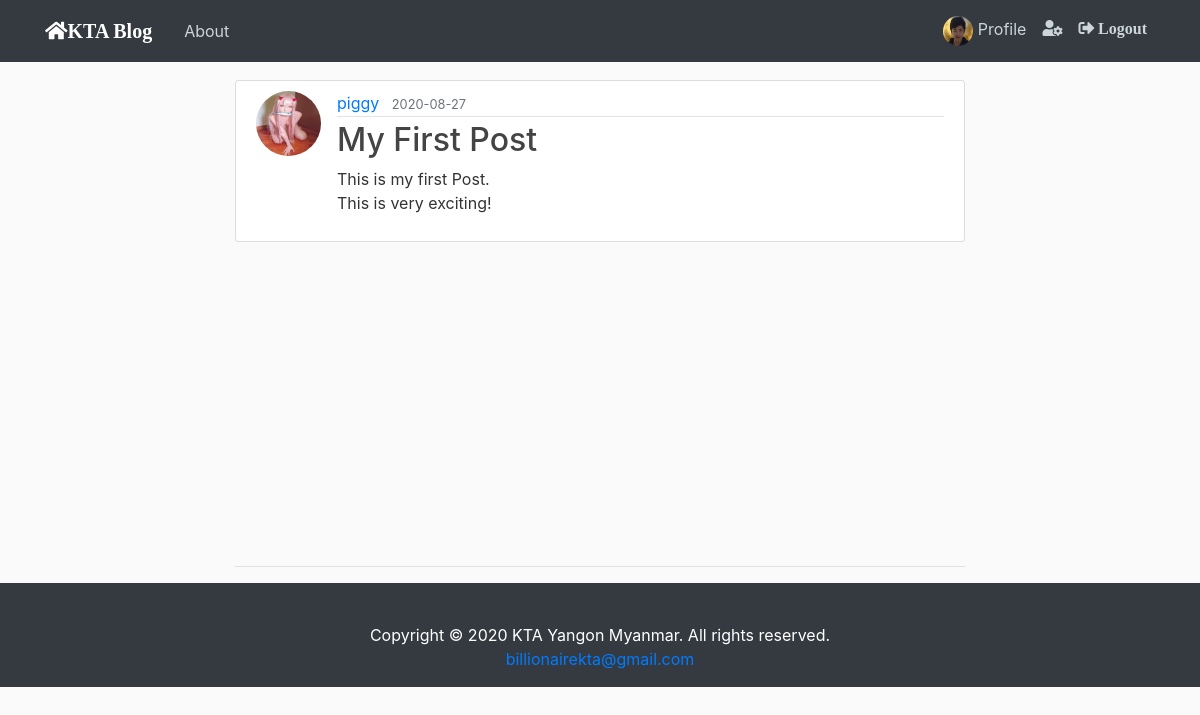
The app's page /post/1 (signed in) with its own data.
### flaskblog/model.py (models this page shows, shortened)
class User(db.Model, UserMixin):
    id = db.Column(db.Integer, primary_key=True)
    username = db.Column(db.String(20), unique=True, nullable=False)
    email = db.Column(db.String(120), unique=True, nullable=False)
    image_file = db.Column(db.String(20), nullable=False, default='default.jpg')
    password = db.Column(db.String(60), nullable=False)
    posts = db.relationship('Post', backref='author', lazy=True)

class Post(db.Model):
    id = db.Column(db.Integer, primary_key=True)
    title = db.Column(db.String(100), nullable=False)
    date_posted = db.Column(db.DateTime, nullable=False, default=datetime.utcnow)
    content = db.Column(db.Text, nullable=False)
    user_id = db.Column(db.Integer, db.ForeignKey('user.id'), nullable=False)

### flaskblog/posts/route.py (the view)
@posts.route('/post/<int:post_id>')
def post(post_id):
    post = Post.query.get_or_404(post_id)
    return render_template('post.html', title=post.title, post=post)

### flaskblog/model.py (called while the page is built)
@login_manager.user_loader
def load_user(user_id):
    return User.query.get(int(user_id))

### flaskblog/templates/post.html (shortened to what this page needs)
{% extends "base.html" %}
{% block body %}
  <article class="media content-section">
    <img class="rounded-circle article-img" src="{{ url_for('static', filename='profile_pics/' + post.author.image_file) }}">
    <div class="media-body">
      <div class="article-metadata">
        <a class="mr-2" href="{{ url_for('users.user_posts', username=post.author.username) }}">{{ post.author.username }}</a>
        <small class="text-muted">{{ post.date_posted.strftime('%Y-%m-%d') }}</small>
      </div>
      <h2 class="article-title">{{ post.title }}</h2>
      <p class="article-content">{{ post.content }}</p>
    </div>
  </article>
    <br>
    <br>
    <br>
    <br>
    <br>
    <br>
    <br>
    <br>
    <br>
    <br>
<br><br>
<hr>
{% endblock %}

### flaskblog/templates/base.html (shortened to what this page needs)
<!DOCTYPE html>
<html>
    <head>
        <link rel="stylesheet" href="https://stackpath.bootstrapcdn.com/bootstrap/4.5.2/css/bootstrap.min.css">
        <link rel="stylesheet" type="text/css" href="{{ url_for('static', filename='main.css') }}" />
        <link rel="stylesheet" href="https://use.fontawesome.com/releases/v5.7.0/css/all.css">
    </head>
    <body>
        <header class="site-header">
          <nav class="navbar navbar-expand-md navbar-light bg-dark fixed-top">
            <div class="container">
              <a class="navbar-brand mr-4" href="/"><span style="color: #FFFFFF; font-family: 'monospace; font-size:"><i style="color: light;" class="fas fa-home">KTA Blog</i></span></a>
              <div class="collapse navbar-collapse" id="navbarToggle">
                <div class="navbar-nav mr-auto">
                  <a class="nav-item nav-link" href="{{ url_for('main.about') }}">About</a>
                </div>
                <div class="navbar-nav mr-10">
                    {% if current_user.is_authenticated %}
                       <a class="nav-item nav-link" href="{{ url_for('users.profile') }}" title="profile">
                           <img style="height: 30px; width: 30px;" class="rounded-circle article-img mr-0" src="{{ url_for('static', filename='profile_pics/' + current_user.image_file) }}">
                           Profile
                       </a>
                       <a class="nav-item nav-link" href="{{ url_for('users.account') }}" title="Account Setting"><i style="color: light;" class="fas fa-user-cog"> </i></a>
                       <a class="nav-item nav-link" href="{{ url_for('users.logout') }}"><i style="color: light;" class="fas fa-sign-out-alt"> Logout</i></a>
                    {% else %}
                      <a class="nav-item nav-link" href="{{ url_for('users.login') }}"><i style="color: light;" class="fas fa-sign-in-alt"> Login</i></a>
                      <a class="nav-item nav-link" href="{{ url_for('users.register') }}">Register</a>
                    {% endif %}
                </div>
              </div>
            </div>
          </nav>
        </header>
        <main role="main" class="container">
          <div class="row">
            <div class="col-md-8 mx-auto">
              {% block body %}{% endblock %}
            </div>
          </div>
        </main>
    <footer class="page-footer font-small bg-dark pt-4">
  <div class="container-fluid text-center text-md-left">
  <div class="footer-copyright text-center py-3" style="color: white">Copyright &copy; 2020 KTA Yangon Myanmar. All rights reserved.<br>
    <a href="mailto:billionairekta@gmail.com">billionairekta@gmail.com</a>
  </div>
</footer>
    </body>
</html>

### flaskblog/static/main.css (style rules this page uses)
body { background: #fafafa; color: #333333; margin-top: 5rem; }
h1, h2, h3, h4, h5, h6 { color: #444444; }
.site-header .navbar-nav .nav-link { color: #cbd5db; }
.content-section { background: #ffffff; padding: 10px 20px; border: 1px solid #dddddd; border-radius: 3px; margin-bottom: 20px; }
.article-title { color: #444444; }
.article-content { white-space: pre-line; }
.article-img { height: 65px; width: 65px; margin-right: 16px; }
.article-metadata { padding-bottom: 1px; margin-bottom: 4px; border-bottom: 1px solid #e3e3e3 }

### records on screen
User: image_file (picture)
User: image_file (picture), author.username "piggy"
Post: date_posted "2020-08-27", title "My First Post", content "This is my first Post. This is very exciting!"
